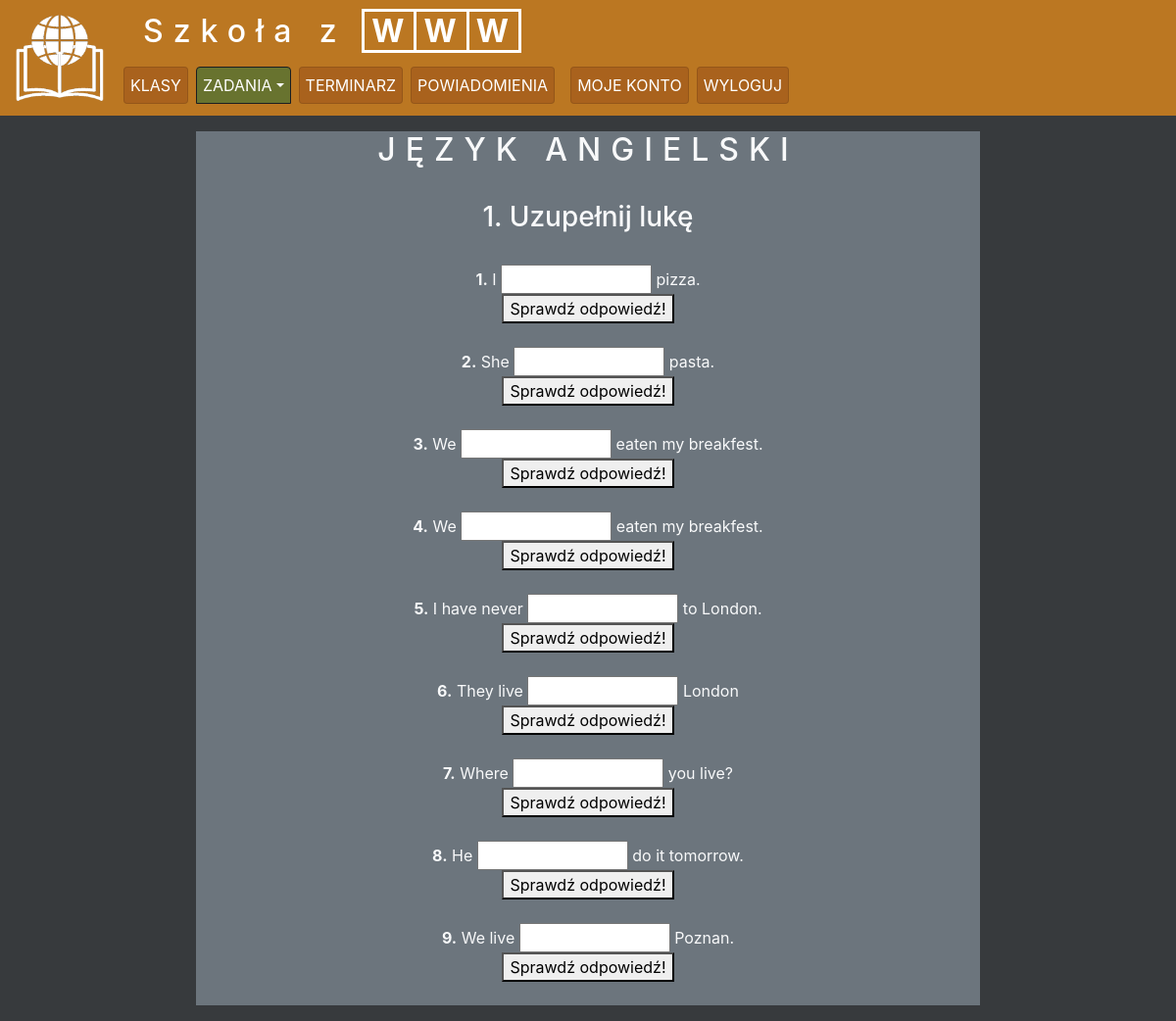
/zadanieAngU.php (signed in), run on an earlier commit of the app's database.
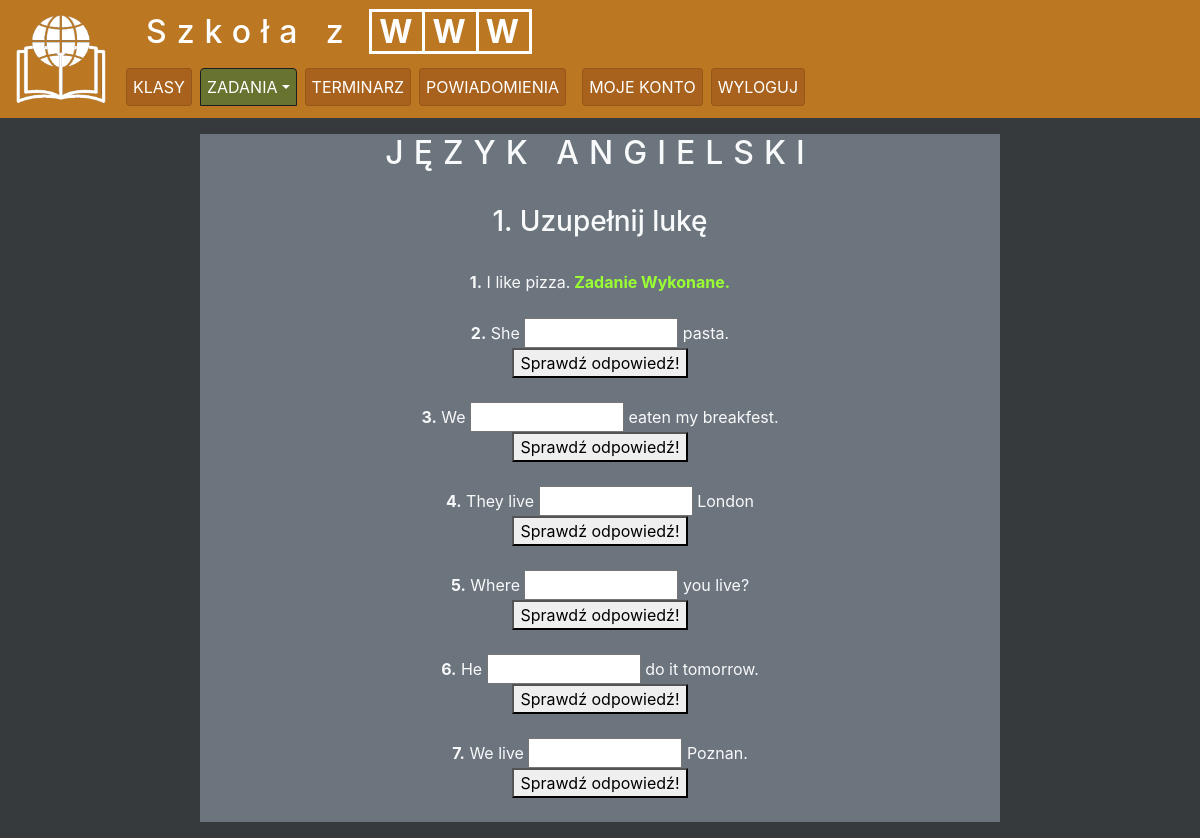
And on a later commit of the database.
### tables this page shows
CREATE TABLE `zadania` (
  `id` int(11) NOT NULL,
  `przedmiot_id` int(11) NOT NULL,
  `typ` int(11) NOT NULL,
  `tresc` text NOT NULL,
  `klucz` text NOT NULL,
  `alt` text NOT NULL
);

### zadanieAngU.php (the view, shortened to what this page needs)
<!DOCTYPE html>
<html lang="pl">
<head>
	<link rel="stylesheet" href="css/bootstrap.min.css">
	<link rel="stylesheet" href="main.css">
</head>
<body>
	<?php $active = "z_angU"; require "header.php";	?>
	<main>
		<div class="container-fluid">
			<div class="row">
				<div class="col-sm-8 my-3 mx-auto bg-secondary text-center text-light">
					<h2>JĘZYK ANGIELSKI</h2><br>
					<h3>1. Uzupełnij lukę</h3>
					<br>
<?php
	require_once "dbconnect.php";
	$conn = new mysqli($host, $user, $pass, $db);
	$result = $conn->query("SELECT * FROM zadania WHERE przedmiot_id = 12 AND typ = 1");
	$i = 0;
	while($row = $result->fetch_assoc())
	{
		$i++;
		$zdanie = explode("#", $row['tresc'],2);
		$uzupelnij = $row['klucz'];
		$tresc = $row['tresc'];
		$idZadania = $row['id'];
		$dane = explode(",", $_SESSION['zalogowany']);
		if (isset($_POST["$i"])) {
			$numer = $_POST["$i"];
			if ($numer != '') {
			$resultKlucz = $conn->query("SELECT klucz FROM zadania WHERE alt = '$i'");
			$rowKlucz = $resultKlucz->fetch_assoc();
			$klucz = $rowKlucz['klucz'];
				if (ctype_alnum($numer) == false || $numer != $klucz) {
					echo "<b>".$i.".</b> ".$zdanie[0]."<input type='text' size='10' style='text-align: center;' name='$i' >".$zdanie[1]."<br><span style='color: #990000; font-weight: bold'>Niestety twoja odpowiedź jest niepoprawna.</span><br><br><button class='sprawdz'>Sprawdź odpowiedź!</button></a><br><br>";
				} else {
					echo "<b>".$i.".</b> ".$zdanie[0].$uzupelnij.$zdanie[1]."<span style='color: #99FF33; font-weight: bold'><br>Brawo twoja odpowiedź jest prawidłowa!.</span></a><br><br>";
					$conn->query("INSERT INTO wykonanezadania VALUES(NULL,'$dane[1]','$idZadania')");
				}
			} else {
				echo "<b>".$i.".</b> ".$zdanie[0]."<input type='text' size='10' style='text-align: center;' name='$i' >".$zdanie[1]."<br><button class='sprawdz'>Sprawdź odpowiedź!</button></a><br><br>";
			}
		} else {
			$resultWykonane = $conn->query("SELECT * FROM wykonanezadania WHERE zadanieAng_id = '$idZadania' AND uczen_id = '$dane[1]'");
			if ($resultWykonane->num_rows > 0) {
				$rowWykonane = $resultWykonane->fetch_assoc();
				$wykonane = $rowWykonane['zadanieAng_id'];
				if ($idZadania == $wykonane) {
					echo "<b>".$i.".</b> ".$zdanie[0].$uzupelnij.$zdanie[1]."<span style='color: #99FF33; font-weight: bold'>       Zadanie Wykonane.</span><br><br>";
				} else {
				}
			} else {
				echo "<form action='zadanieAngU.php' method='post'><b>".$i.".</b> ".$zdanie[0]."<input type='text' size='10' style='text-align: center;' name='$i' >".$zdanie[1]."<br><button class='sprawdz'>Sprawdź odpowiedź!</button></a><br><br></form>";
				$conn->query("UPDATE zadania SET alt = '$i' WHERE  tresc = '$tresc'");
			}
		}
	}
?>
				</div>
				<br><br>
				</div>
			</div>
	</main>
</body>
</html>

What changed in the data, as far as the page shows it:
removed zadania: tresc "We", tresc "eaten my breakfest."
removed zadania: tresc "I have never", tresc "to London."
changed zadania "pizza.": klucz (not shown) → "like"; text "Sprawdź odpowiedź!" → "Zadanie Wykonane."
